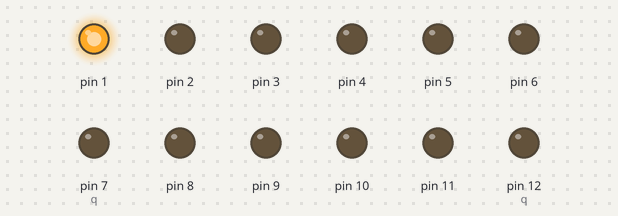
This sketch was run on a simulated Arduino Uno, built with avr-gcc and run on an emulated ATmega328P. Parts: output pins drawn as LEDs (lit = HIGH).

Above: at 7.3 s.
At 7.8 s:
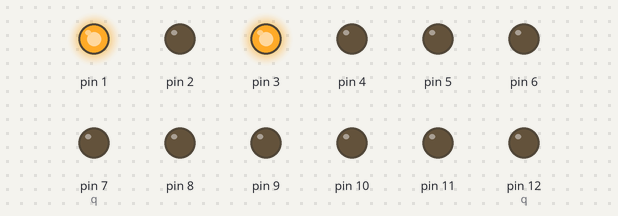
At 8.3 s:
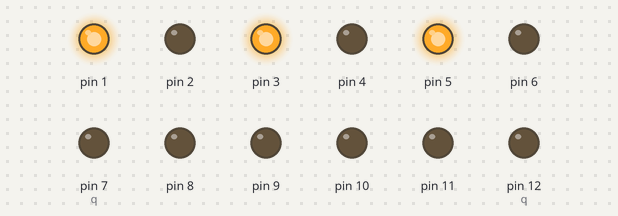
At 8.8 s:
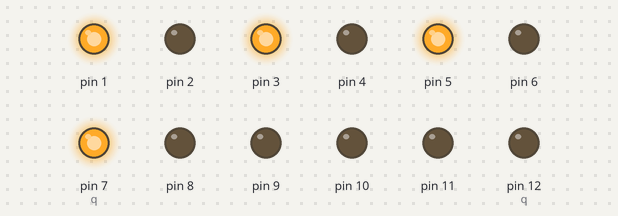
At 10.3 s:
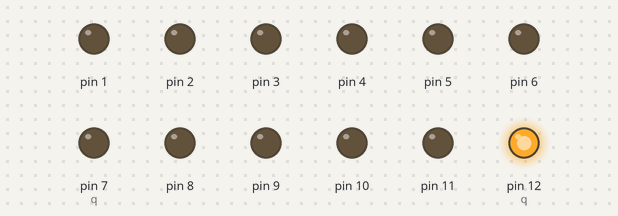
At 13.0 s:
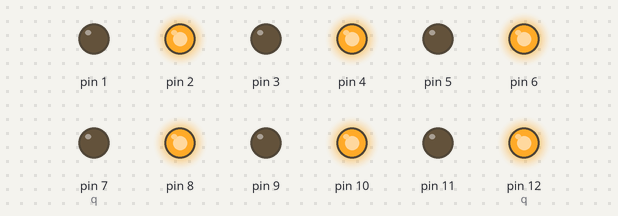
Timing chart, 0 to 17.6 s (numbered marks = the images above):
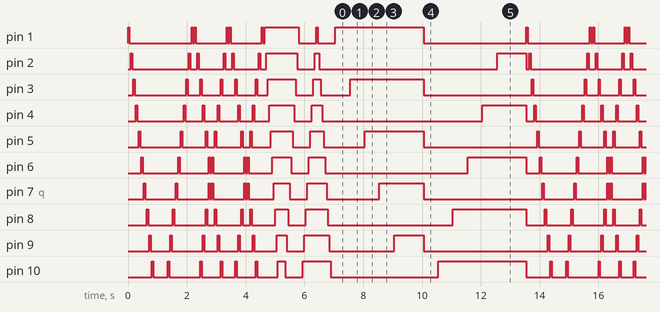

Measured:
- by itself, pin 12 (q): repeats every 13.6 s: LOW 0.13 s, HIGH 0.05 s, LOW 1.0 s, HIGH 0.05 s, LOW 1.1 s, HIGH 0.05 s, LOW 0.05 s, HIGH 0.05 s, LOW 1.1 s, 2 × (HIGH 0.05 s, LOW 0.60 s), HIGH 1.2 s, LOW 3.1 s, HIGH 3.5 s, LOW 0.99 s, HIGH 0.05 s
- by itself, pin 1: repeats every 13.6 s: LOW 2.1 s, HIGH 0.05 s, LOW 0.04 s, HIGH 0.05 s, LOW 1.1 s, HIGH 0.05 s, LOW 0.05 s, HIGH 0.05 s, LOW 1.1 s, HIGH 0.05 s, LOW 0.05 s, HIGH 1.2 s, LOW 0.60 s, HIGH 0.05 s, LOW 0.60 s, HIGH 3.0 s, LOW 3.5 s, HIGH 0.05 s
- by itself, everything shown: repeats every 13.6 s, in 157 steps

The sketch:

sketch_may15a.ino
```cpp
int time = 50;
int plus =500;

void setup() {
  for(int i=1; i<=12;i++){
    pinMode(i, OUTPUT);
  }

}

void loop() {
  int count = 1;
  while (count <=2){
          for(int i=1; i<=12; i++){
                digitalWrite(i, HIGH);
                  delay(time);
                digitalWrite(i, LOW);
                  delay(time-10);
              }

          for(int i=13; i>=1; i--){
                digitalWrite(i, HIGH);
                  delay(time);
                digitalWrite(i, LOW);
                  delay(time-10);


              }

            while(count<=2){
              int q=12 ;
              for (int i=1; i<=6; i++){
                digitalWrite(i, HIGH);
                digitalWrite(q, HIGH);
                delay(time);

                digitalWrite(i, LOW);
                digitalWrite(q, LOW);
                delay(time);

                q=q-1;
              }
              q=7;
              for (int i=6; i>=1; i--){
                digitalWrite(i, HIGH);
                digitalWrite(q, HIGH);
                delay(time);

                digitalWrite(i, LOW);
                digitalWrite(q, LOW);
                delay(time);

                q=q+1;
              }

              count= count+1;

            }

            for(int i=1;i<=12;i++){
              digitalWrite(i, HIGH);
              delay(time);

            }

              for(int i=12;i>=1;i--){
              digitalWrite(i, LOW);
              delay(time);

            }
            for(int i=12;i>=1;i--){
              digitalWrite(i, HIGH);
              delay(time);

            }

              for(int i=1;i<=12;i++){
              digitalWrite(i, LOW);
              delay(time);


            }

      count = count +1;
     }

   for(int i=1; i<=12; i++){
    if(i%2 != 0){
      digitalWrite(i, HIGH);
      delay(plus);
      }
   else{
    continue;
    }

   }

   for(int i =1; i<=12; i++){
    digitalWrite(i, LOW);
   }


   for(int i=12; i>=0; i--){
    if(i%2 == 0){
      digitalWrite(i, HIGH);
      delay(plus);
      }
   else{
    continue;
    }

   }

   for(int i =1; i<=12; i++){
    digitalWrite(i, LOW);
   }


}
```
